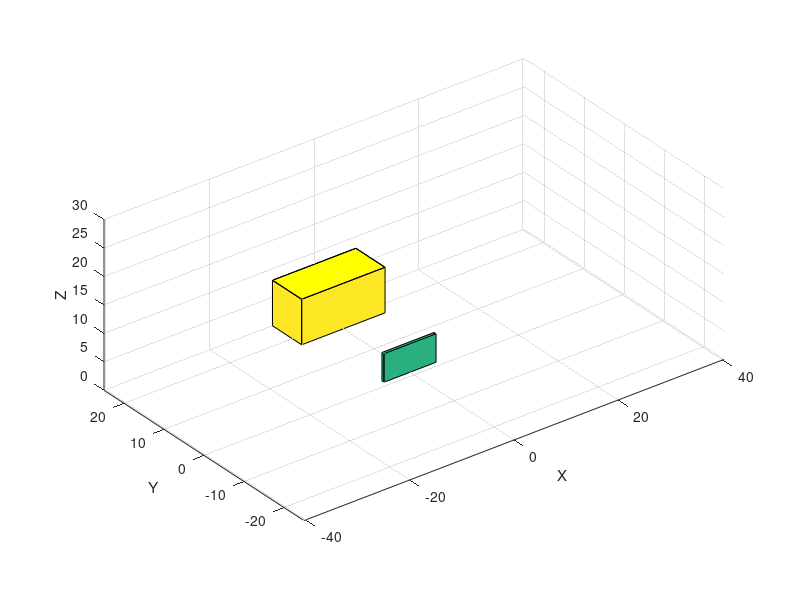

Write the MATLAB code that produced this figure.
ballsWeightAndMass=[46.99,5.893,6.883185 ];
 	 
clear;

disp("Free Kick Simulator");

% Get input from the user
Vf1 = input('Enter velocity for the kick: '); % Velocity of the foot before Kick 

% Constant Variable
AD = 1.2;       % Air Density at Sea Level (kg/m^3)
DC = 0.8;       % Drag Coefficient
cross_section = 0.1;  % Cross section area of a soccer ball (varies in size)
G = 9.81;              % Gravity
D = AD * DC * cross_section; % Drag Calculation
t = 0:0.1:15; % Time

ball_mass = 6.8;      % Mass of the Ball (varies in size)
foot_mass = 1.43;      % Mass of the Foot
e = 0.68;       % Coefficient 
Vf2 = 1;            % Velocity of the foot after Kick
Vb1 = 0;        % Velocity of the ball before Kick (Constant value 0)
Vb2 = (Vf1 * (foot_mass * (1+ e)) + Vb1 * (ball_mass - e * foot_mass)) / (foot_mass + ball_mass); % Velocity of the ball after Kick

%goal post
l =  8;                                                 % Length
w = 7.3;                                                 % Width
h = 8;                                                 % Height
X = [-1  -1   1   1  -1; -1  -1   1   1  -1]*l;
Y = [2.42  3.42   3.42  2.42  2.42; 2.42   3.42   3.42  2.42  2.42]*w;
Z = [ 1   1   1   1   1;  0   0   0   0   0]*h;
figure(1)
surf(X, Y, Z)                                           % Plot Walls post
hold on
patch(X(1,:), Y(1,:), Z(1,:), 'y')               


wX = [-1  -1   1   1  -1; -1  -1   1   1  -1]*5;
wY = [2  3   3  2  2; 2   3   3  2  2]*0.5;
wZ = [ 1   1   1   1   1;  0   0   0   0   0]*5;

surf(wX, wY, wZ)                                           % Plot Wall of meat
patch(X(1,:) + 15, Y(1,:) + 20, Z(1,:), 'y')            

grid on
axis equal
axis([-40.3  40.3 -25  25 0 30])
hold on

%Label Graph
xlabel('X');
ylabel('Y');
zlabel('Z');

y_initial = -25;

% Calculate the Velocity respect to angle
vx = -30;
v0y = Vb2 * cosd(30);
v0z = Vb2 * sind(30);
vz = v0z-G*t;

x = vx*t;
y = y_initial+v0y.*t ;
z = v0z.*t-0.5*G*(t.^2);

plot3(linspace(0,0,length(y)),y,z,'-b');

% Calculate the position

% Then plot 3D
